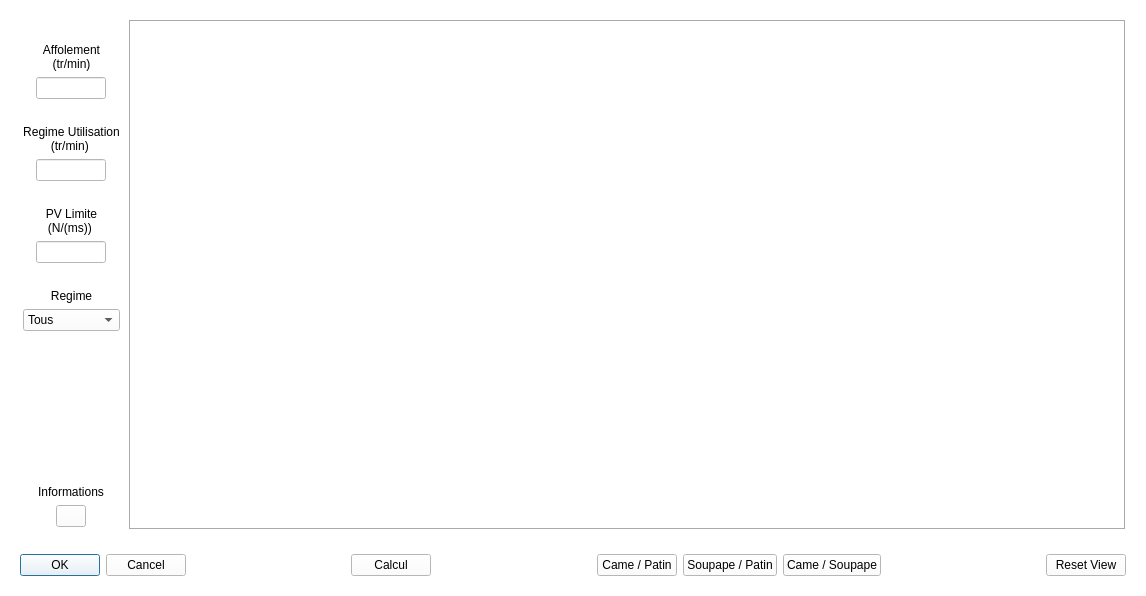
<?xml version="1.0" encoding="UTF-8"?>
<ui version="4.0">
 <class>PVDialog</class>
 <widget class="QWidget" name="PVDialog">
  <property name="geometry">
   <rect>
    <x>0</x>
    <y>0</y>
    <width>1146</width>
    <height>596</height>
   </rect>
  </property>
  <property name="windowTitle">
   <string>Coefficient de Grippage</string>
  </property>
  <property name="styleSheet">
   <string notr="true">background-color: rgb(255, 255, 255);</string>
  </property>
  <layout class="QVBoxLayout" name="dialogLayout">
   <item>
    <widget class="QWidget" name="mainWidget" native="true">
     <layout class="QHBoxLayout" name="mainLayout">
      <item alignment="Qt::AlignLeft">
       <widget class="QWidget" name="parametersWidget" native="true">
        <layout class="QVBoxLayout" name="parametersLayout">
         <property name="leftMargin">
          <number>3</number>
         </property>
         <property name="topMargin">
          <number>3</number>
         </property>
         <property name="rightMargin">
          <number>3</number>
         </property>
         <property name="bottomMargin">
          <number>3</number>
         </property>
         <item>
          <spacer name="verticalSpacer_2">
           <property name="orientation">
            <enum>Qt::Vertical</enum>
           </property>
           <property name="sizeType">
            <enum>QSizePolicy::Preferred</enum>
           </property>
           <property name="sizeHint" stdset="0">
            <size>
             <width>20</width>
             <height>20</height>
            </size>
           </property>
          </spacer>
         </item>
         <item alignment="Qt::AlignHCenter">
          <widget class="QLabel" name="floatspeedLabel">
           <property name="text">
            <string>&lt;html&gt;&lt;head/&gt;&lt;body&gt;&lt;p align=&quot;center&quot;&gt;Affolement &lt;br/&gt;(tr/min)&lt;/p&gt;&lt;/body&gt;&lt;/html&gt;</string>
           </property>
          </widget>
         </item>
         <item alignment="Qt::AlignHCenter">
          <widget class="QLineEdit" name="floatspeedEdit">
           <property name="sizePolicy">
            <sizepolicy hsizetype="Preferred" vsizetype="Fixed">
             <horstretch>0</horstretch>
             <verstretch>0</verstretch>
            </sizepolicy>
           </property>
           <property name="maximumSize">
            <size>
             <width>70</width>
             <height>16777215</height>
            </size>
           </property>
           <property name="readOnly">
            <bool>true</bool>
           </property>
          </widget>
         </item>
         <item>
          <spacer name="verticalSpacer_4">
           <property name="orientation">
            <enum>Qt::Vertical</enum>
           </property>
           <property name="sizeType">
            <enum>QSizePolicy::Preferred</enum>
           </property>
           <property name="sizeHint" stdset="0">
            <size>
             <width>20</width>
             <height>20</height>
            </size>
           </property>
          </spacer>
         </item>
         <item>
          <widget class="QLabel" name="usespeedLabel">
           <property name="text">
            <string>&lt;html&gt;&lt;head/&gt;&lt;body&gt;&lt;p align=&quot;center&quot;&gt;Regime Utilisation &lt;br/&gt;(tr/min) &lt;/p&gt;&lt;/body&gt;&lt;/html&gt;</string>
           </property>
          </widget>
         </item>
         <item alignment="Qt::AlignHCenter">
          <widget class="QLineEdit" name="usespeedEdit">
           <property name="sizePolicy">
            <sizepolicy hsizetype="Preferred" vsizetype="Fixed">
             <horstretch>0</horstretch>
             <verstretch>0</verstretch>
            </sizepolicy>
           </property>
           <property name="maximumSize">
            <size>
             <width>70</width>
             <height>16777215</height>
            </size>
           </property>
          </widget>
         </item>
         <item>
          <spacer name="verticalSpacer_3">
           <property name="orientation">
            <enum>Qt::Vertical</enum>
           </property>
           <property name="sizeType">
            <enum>QSizePolicy::Preferred</enum>
           </property>
           <property name="sizeHint" stdset="0">
            <size>
             <width>20</width>
             <height>20</height>
            </size>
           </property>
          </spacer>
         </item>
         <item>
          <widget class="QLabel" name="limitpvLabel">
           <property name="sizePolicy">
            <sizepolicy hsizetype="Preferred" vsizetype="Preferred">
             <horstretch>0</horstretch>
             <verstretch>0</verstretch>
            </sizepolicy>
           </property>
           <property name="text">
            <string>&lt;html&gt;&lt;head/&gt;&lt;body&gt;&lt;p align=&quot;center&quot;&gt;PV Limite &lt;br/&gt;(N/(ms)) &lt;/p&gt;&lt;/body&gt;&lt;/html&gt;</string>
           </property>
          </widget>
         </item>
         <item alignment="Qt::AlignHCenter">
          <widget class="QLineEdit" name="limitpvEdit">
           <property name="sizePolicy">
            <sizepolicy hsizetype="Preferred" vsizetype="Fixed">
             <horstretch>0</horstretch>
             <verstretch>0</verstretch>
            </sizepolicy>
           </property>
           <property name="maximumSize">
            <size>
             <width>70</width>
             <height>16777215</height>
            </size>
           </property>
           <property name="sizeIncrement">
            <size>
             <width>0</width>
             <height>0</height>
            </size>
           </property>
          </widget>
         </item>
         <item>
          <spacer name="verticalSpacer_5">
           <property name="orientation">
            <enum>Qt::Vertical</enum>
           </property>
           <property name="sizeType">
            <enum>QSizePolicy::Preferred</enum>
           </property>
           <property name="sizeHint" stdset="0">
            <size>
             <width>20</width>
             <height>20</height>
            </size>
           </property>
          </spacer>
         </item>
         <item>
          <widget class="QLabel" name="speedLabel">
           <property name="text">
            <string>&lt;html&gt;&lt;head/&gt;&lt;body&gt;&lt;p align=&quot;center&quot;&gt;Regime&lt;/p&gt;&lt;/body&gt;&lt;/html&gt;</string>
           </property>
          </widget>
         </item>
         <item>
          <widget class="QComboBox" name="speedComboBox">
           <item>
            <property name="text">
             <string>Tous</string>
            </property>
           </item>
           <item>
            <property name="text">
             <string>Utilisation</string>
            </property>
           </item>
           <item>
            <property name="text">
             <string>Affolement</string>
            </property>
           </item>
          </widget>
         </item>
         <item>
          <spacer name="verticalSpacer">
           <property name="orientation">
            <enum>Qt::Vertical</enum>
           </property>
           <property name="sizeHint" stdset="0">
            <size>
             <width>20</width>
             <height>40</height>
            </size>
           </property>
          </spacer>
         </item>
         <item alignment="Qt::AlignHCenter">
          <widget class="QLabel" name="infoLabel">
           <property name="text">
            <string>&lt;html&gt;&lt;head/&gt;&lt;body&gt;&lt;p align=&quot;center&quot;&gt;Informations&lt;/p&gt;&lt;/body&gt;&lt;/html&gt;</string>
           </property>
          </widget>
         </item>
         <item alignment="Qt::AlignHCenter">
          <widget class="QPushButton" name="infoButton">
           <property name="sizePolicy">
            <sizepolicy hsizetype="Fixed" vsizetype="Fixed">
             <horstretch>0</horstretch>
             <verstretch>0</verstretch>
            </sizepolicy>
           </property>
           <property name="maximumSize">
            <size>
             <width>30</width>
             <height>16777215</height>
            </size>
           </property>
           <property name="text">
            <string/>
           </property>
           <property name="icon">
            <iconset resource="resources/resources.qrc">
             <normaloff>:/icons/icons/info-icon.svg</normaloff>:/icons/icons/info-icon.svg</iconset>
           </property>
          </widget>
         </item>
        </layout>
       </widget>
      </item>
      <item>
       <widget class="QStackedWidget" name="stackedWidget">
        <property name="sizePolicy">
         <sizepolicy hsizetype="Expanding" vsizetype="Expanding">
          <horstretch>0</horstretch>
          <verstretch>0</verstretch>
         </sizepolicy>
        </property>
        <property name="frameShape">
         <enum>QFrame::Box</enum>
        </property>
        <property name="frameShadow">
         <enum>QFrame::Sunken</enum>
        </property>
        <property name="currentIndex">
         <number>1</number>
        </property>
        <widget class="QWidget" name="camrockerarmPage">
         <property name="sizePolicy">
          <sizepolicy hsizetype="Expanding" vsizetype="Expanding">
           <horstretch>0</horstretch>
           <verstretch>0</verstretch>
          </sizepolicy>
         </property>
         <layout class="QVBoxLayout" name="camrockerarmLayout">
          <property name="leftMargin">
           <number>0</number>
          </property>
          <property name="topMargin">
           <number>0</number>
          </property>
          <property name="rightMargin">
           <number>0</number>
          </property>
          <property name="bottomMargin">
           <number>0</number>
          </property>
         </layout>
        </widget>
        <widget class="QWidget" name="valverockerarmPage">
         <property name="sizePolicy">
          <sizepolicy hsizetype="Expanding" vsizetype="Expanding">
           <horstretch>0</horstretch>
           <verstretch>0</verstretch>
          </sizepolicy>
         </property>
         <layout class="QVBoxLayout" name="valverockerarmLayout">
          <property name="leftMargin">
           <number>0</number>
          </property>
          <property name="topMargin">
           <number>0</number>
          </property>
          <property name="rightMargin">
           <number>0</number>
          </property>
          <property name="bottomMargin">
           <number>0</number>
          </property>
         </layout>
        </widget>
        <widget class="QWidget" name="camvalvePage">
         <property name="sizePolicy">
          <sizepolicy hsizetype="Expanding" vsizetype="Expanding">
           <horstretch>0</horstretch>
           <verstretch>0</verstretch>
          </sizepolicy>
         </property>
         <layout class="QVBoxLayout" name="camvalveLayout">
          <property name="leftMargin">
           <number>0</number>
          </property>
          <property name="topMargin">
           <number>0</number>
          </property>
          <property name="rightMargin">
           <number>0</number>
          </property>
          <property name="bottomMargin">
           <number>0</number>
          </property>
         </layout>
        </widget>
       </widget>
      </item>
     </layout>
    </widget>
   </item>
   <item>
    <widget class="QWidget" name="buttonsWidget" native="true">
     <layout class="QHBoxLayout" name="buttonsLayout">
      <item>
       <widget class="QDialogButtonBox" name="buttonBox">
        <property name="standardButtons">
         <set>QDialogButtonBox::Cancel|QDialogButtonBox::Ok</set>
        </property>
       </widget>
      </item>
      <item>
       <spacer name="horizontalSpacer_4">
        <property name="orientation">
         <enum>Qt::Horizontal</enum>
        </property>
        <property name="sizeType">
         <enum>QSizePolicy::Expanding</enum>
        </property>
        <property name="sizeHint" stdset="0">
         <size>
          <width>200</width>
          <height>20</height>
         </size>
        </property>
       </spacer>
      </item>
      <item>
       <widget class="QPushButton" name="computeButton">
        <property name="text">
         <string>Calcul</string>
        </property>
       </widget>
      </item>
      <item>
       <spacer name="horizontalSpacer">
        <property name="orientation">
         <enum>Qt::Horizontal</enum>
        </property>
        <property name="sizeType">
         <enum>QSizePolicy::Expanding</enum>
        </property>
        <property name="sizeHint" stdset="0">
         <size>
          <width>200</width>
          <height>20</height>
         </size>
        </property>
       </spacer>
      </item>
      <item>
       <widget class="QPushButton" name="camrockerarmButton">
        <property name="text">
         <string>Came / Patin</string>
        </property>
       </widget>
      </item>
      <item>
       <spacer name="horizontalSpacer_3">
        <property name="orientation">
         <enum>Qt::Horizontal</enum>
        </property>
        <property name="sizeType">
         <enum>QSizePolicy::Preferred</enum>
        </property>
        <property name="sizeHint" stdset="0">
         <size>
          <width>40</width>
          <height>20</height>
         </size>
        </property>
       </spacer>
      </item>
      <item>
       <widget class="QPushButton" name="valverockerarmButton">
        <property name="text">
         <string>Soupape / Patin</string>
        </property>
       </widget>
      </item>
      <item>
       <spacer name="horizontalSpacer_2">
        <property name="orientation">
         <enum>Qt::Horizontal</enum>
        </property>
        <property name="sizeType">
         <enum>QSizePolicy::Preferred</enum>
        </property>
        <property name="sizeHint" stdset="0">
         <size>
          <width>40</width>
          <height>20</height>
         </size>
        </property>
       </spacer>
      </item>
      <item>
       <widget class="QPushButton" name="camvalveButton">
        <property name="text">
         <string>Came / Soupape</string>
        </property>
       </widget>
      </item>
      <item>
       <spacer name="horizontalSpacer_1">
        <property name="orientation">
         <enum>Qt::Horizontal</enum>
        </property>
        <property name="sizeHint" stdset="0">
         <size>
          <width>200</width>
          <height>20</height>
         </size>
        </property>
       </spacer>
      </item>
      <item>
       <widget class="QPushButton" name="resetviewButton">
        <property name="text">
         <string>Reset View</string>
        </property>
       </widget>
      </item>
     </layout>
    </widget>
   </item>
  </layout>
 </widget>
 <resources>
  <include location="resources/resources.qrc"/>
 </resources>
 <connections/>
</ui>
